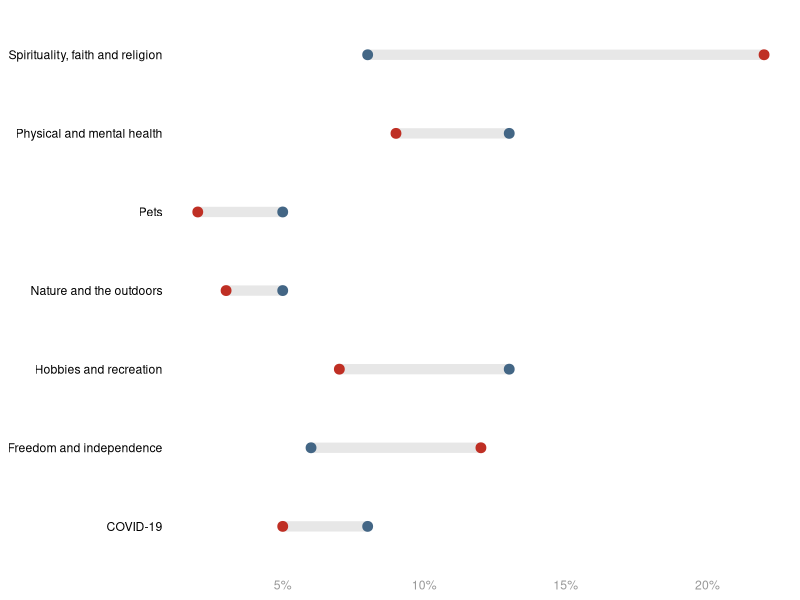
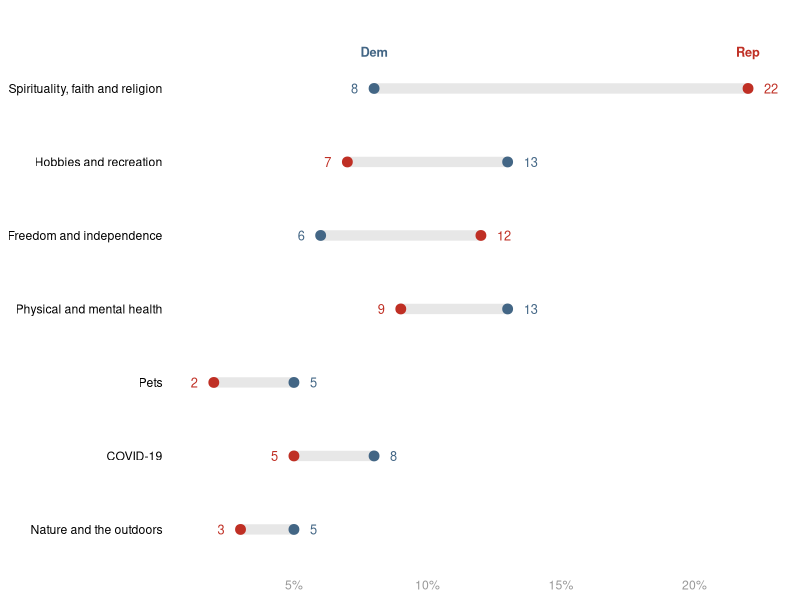
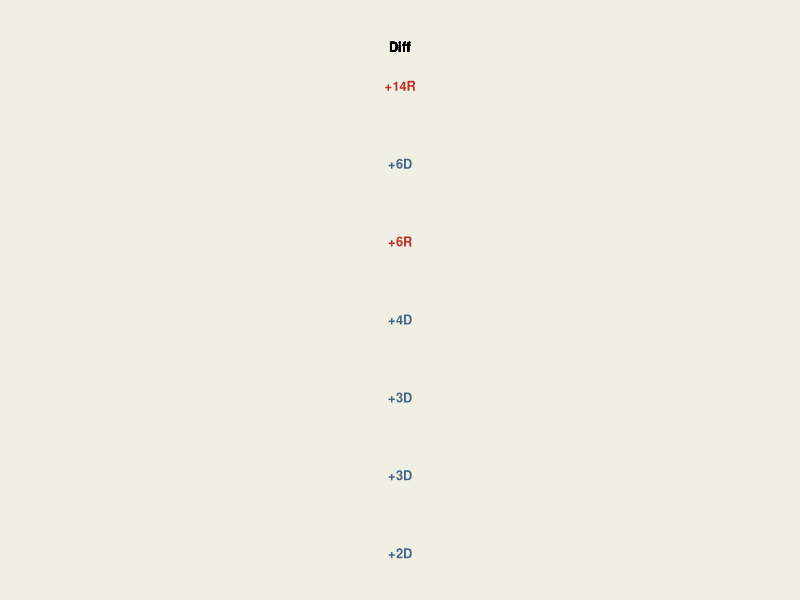

Here is the R script that generated these plots, in order:
# gloss bench figure gallery-066
# source: web-dumbbell-chart-with-a-gap-column.Rmd (gallery)
# Frozen by bench/R/harvest.R: code up to the chosen figure; see meta.json.
# ---- chunk 1 ----
knitr::opts_chunk$set(
  warning=FALSE,
  message=FALSE
)
# ---- chunk 2 ----
library(tidyverse)
library(patchwork) #to combine plots
# ---- chunk 3 ----
raw=tibble(
  labels=c(
    "Spirituality, faith and religion",
    "Freedom and independence",
    "Hobbies and recreation",
    "Physical and mental health",
    "COVID-19",
    "Pets",
    "Nature and the outdoors"),
  Dem=c(8,6,13,13,8,5,5),
  Rep=c(22,12,7,9,5,2,3)
)

df=raw
# ---- chunk 4 ----
df_long=df %>%
  pivot_longer(-labels)
# ---- chunk 5 ----
df_long %>%
  ggplot(aes(x=value,y=labels)) +

  geom_line(aes(group=labels), color="#E7E7E7", linewidth=3.5) +
  # note that linewidth is a little larger than the point size
  # so that the line matches the height of the point. why is it
  # like that? i don't really know

  geom_point(aes(color=name), size=3) +
  theme_minimal() +
  theme(legend.position = "none",
        axis.text.y = element_text(color="black"),
        axis.text.x = element_text(color="#989898"),
        axis.title = element_blank(),
        panel.grid = element_blank()
        ) +
  scale_color_manual(values=c("#436685", "#BF2F24"))+
  scale_x_continuous(labels = scales::percent_format(scale = 1))

# ---- chunk 6 ----
df=raw %>% # raw is just the generated data

  # compute the gap
  mutate(gap=Rep-Dem) %>%

  # find the maximum value by label
  group_by(labels) %>%
  mutate(max=max(Dem, Rep)) %>%
  ungroup() %>%

  # sort the labels by gap value
  # note that its absolute value of gap
  mutate(labels=forcats::fct_reorder(labels, abs(gap)))

# make into long format for easier plotting
df_long=df %>%
  pivot_longer(
    c(Dem,Rep)
  )

df
df_long %>% head()
# ---- chunk 7 ----

# set a custom nudge value
nudge_value=.6

p_main=
df_long %>%

  # the following 3 lines of code are the same
  ggplot(aes(x=value,y=labels)) +
  geom_line(aes(group=labels), color="#E7E7E7", linewidth=3.5) +
  geom_point(aes(color=name), size=3) +

  # but we want geom_text for the data callouts and the legend

  # data callout
  geom_text(aes(label=value, color=name),
            size=3.25,
            nudge_x=if_else(
              df_long$value==df_long$max, # if it's the larger value...
              nudge_value,   # move it to the right of the point
              -nudge_value), # otherwise, move it to the left of the point
            hjust=if_else(
              df_long$value==df_long$max, #if it's the larger value
              0, # left justify
              1),# otherwise, right justify
            )+

  # legend
  geom_text(aes(label=name, color=name),
            data=. %>% filter(gap==max(gap)),
            nudge_y =.5,
            fontface="bold",
            size=3.25)+

  theme_minimal() +
  theme(legend.position = "none",
        axis.text.y = element_text(color="black"),
        axis.text.x = element_text(color="#989898"),
        axis.title = element_blank(),
        panel.grid = element_blank()
        ) +
  labs(x="%",y=NULL) +
  scale_color_manual(values=c("#436685", "#BF2F24")) +

  #extend the y-axis otherwise the legend is cut off
  coord_cartesian(ylim=c(1, 7.5)) +

  #display percentages with % appended
  scale_x_continuous(labels = scales::percent_format(scale = 1))

p_main
# ---- chunk 8 ----
df_gap=
df %>%  # note i am using df and not df_long
  mutate(
    label=fct_reorder(labels, abs(gap)), #order label by descending gaps

    # we need a column for the party with the max value
    gap_party_max=if_else(
      Rep==max,
      "R",
      "D"
    ),

    # format gap values
    gap_label=
      paste0("+", abs(gap), gap_party_max) %>%
      fct_inorder() #turns into factor to bake in the order
  )

df_gap

# ---- chunk 9 ----
p_gap=
  df_gap %>%
  ggplot(aes(x=gap,y=labels)) +
  geom_text(aes(x=0, label=gap_label, color=gap_party_max),
            fontface="bold",
            size=3.25) +

  geom_text(aes(x=0, y=7), # 7 because that's the # of y-axis values
            label="Diff",
            nudge_y =.5, # match the nudge value of the main plot legend
            fontface="bold",
            size=3.25) +

  theme_void() +
  coord_cartesian(xlim = c(-.05, 0.05),
                  ylim=c(1,7.5) # needs to match main plot
                  )+
  theme(
    plot.margin = margin(l=0, r=0, b=0, t=0), #otherwise it adds too much space
    panel.background = element_rect(fill="#EFEFE3", color="#EFEFE3"),
    legend.position = "none"
  )+
  scale_color_manual(values=c("#436685", "#BF2F24"))

p_gap
